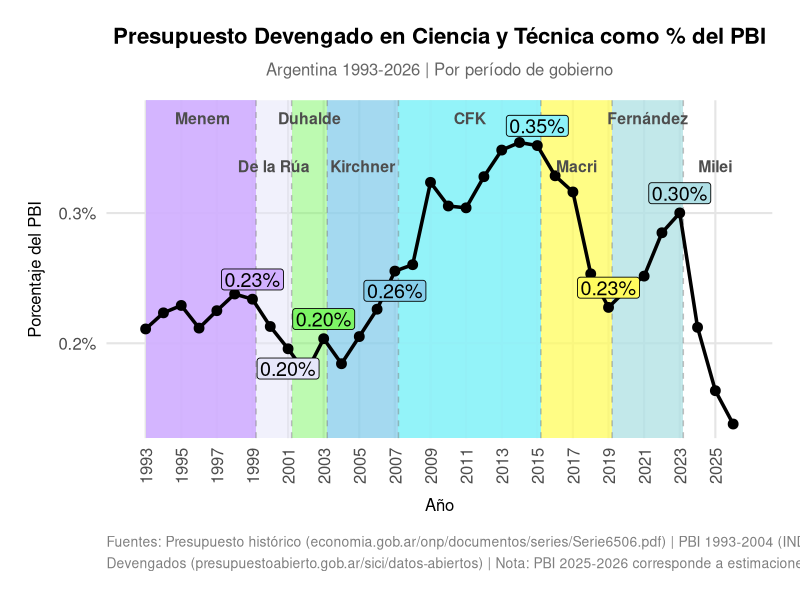
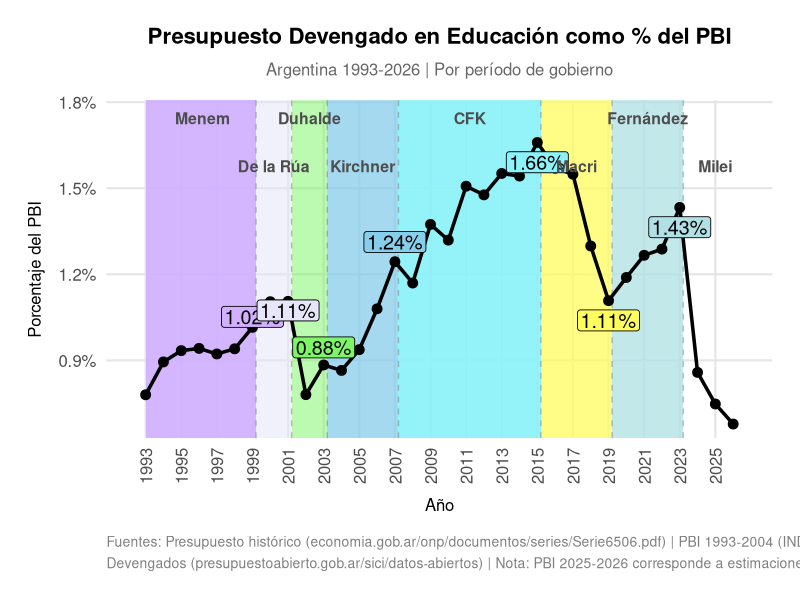
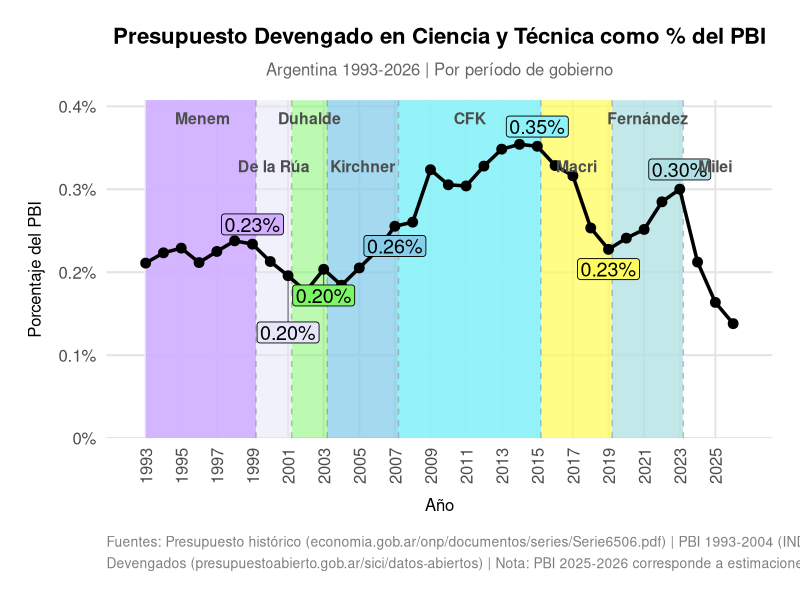
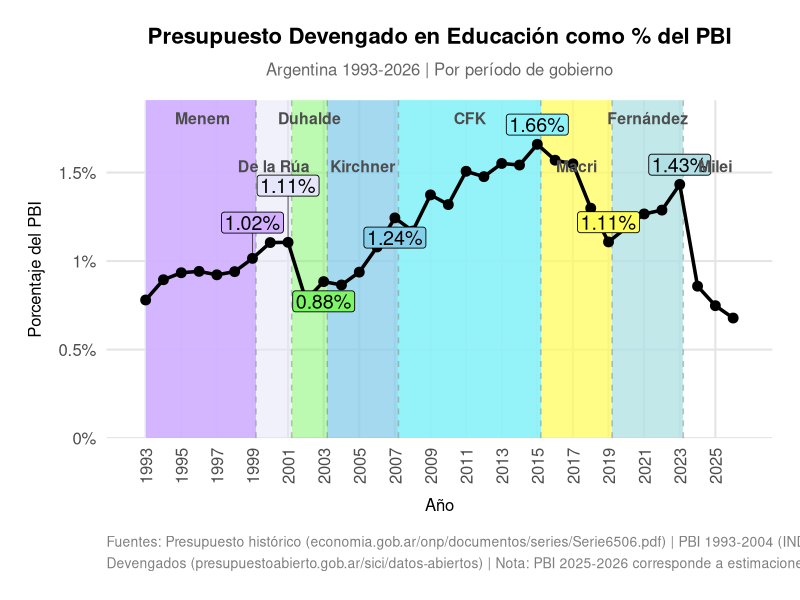
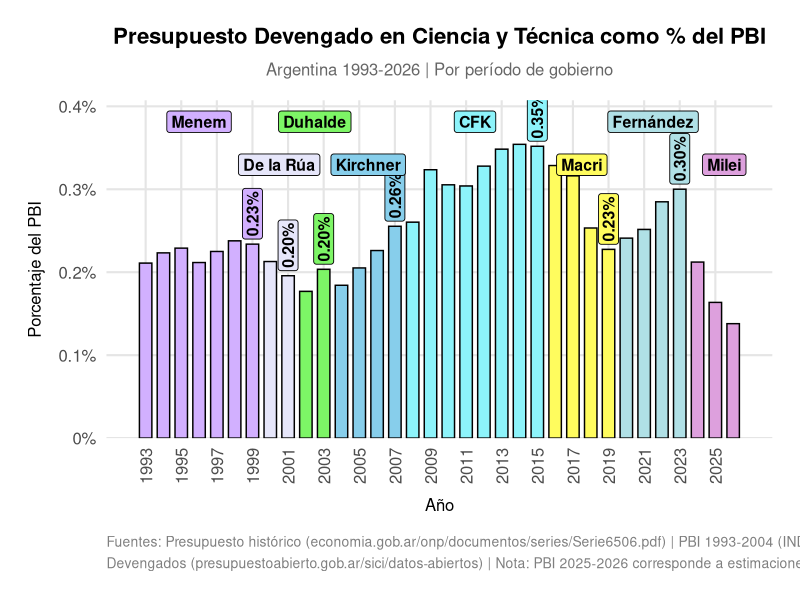
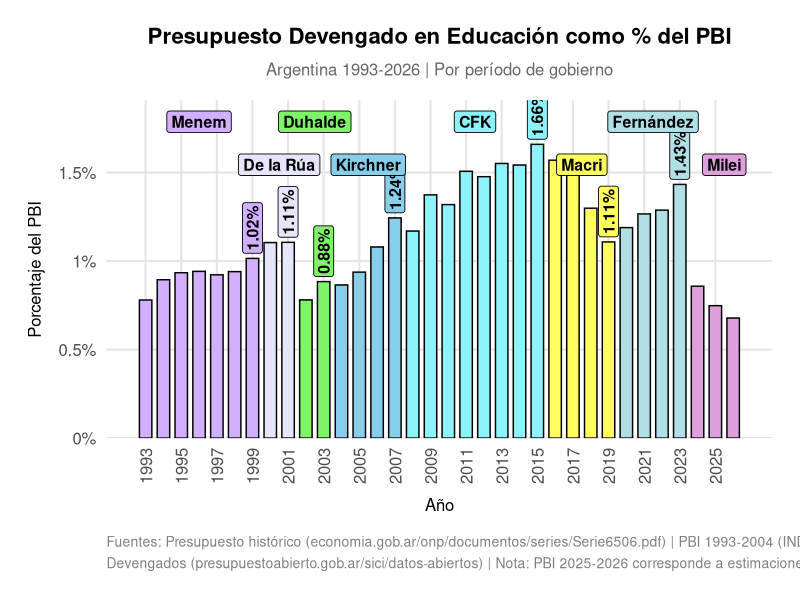
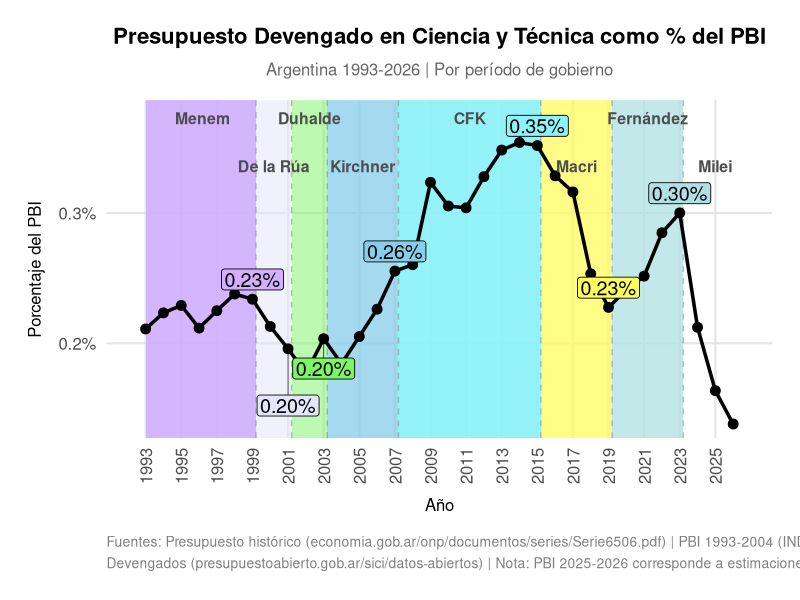
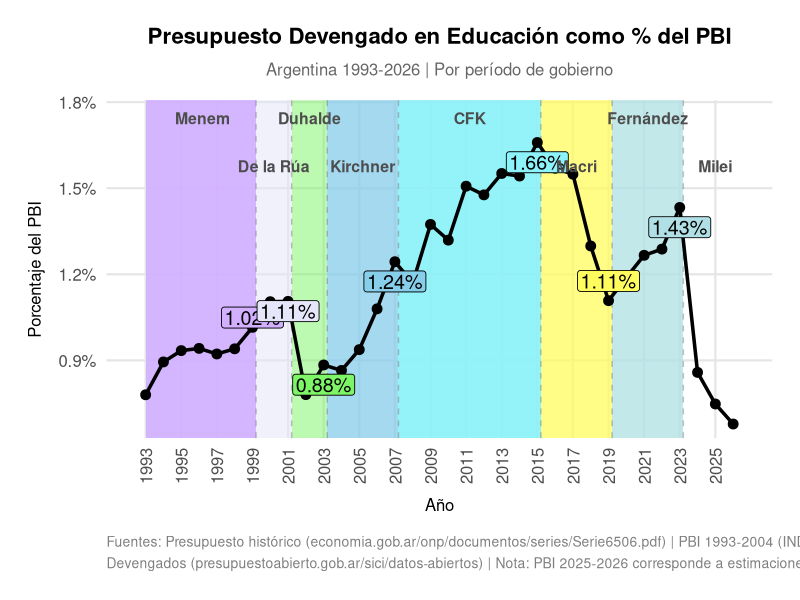

Here is the R script that generated these plots, in order: (Note: this script raises an error after producing the figures.)
# =============================================================================
# Análisis del Presupuesto Devengado en Ciencia y Educación como % del PBI
# Argentina 1993-2026
# =============================================================================

# Cargar librerías necesarias
library(ggplot2)
library(dplyr)
library(tidyr)
library(scales)
library(ggrepel)

# -----------------------------------------------------------------------------
# 1. Leer y procesar datos
# -----------------------------------------------------------------------------

presupuesto <- read.csv("presupuesto.csv", stringsAsFactors = FALSE)

# Calcular Presupuesto Devengado como % del PBI
presupuesto <- presupuesto %>%
  mutate(
    Ciencia_pct_PBI = (Devengado.Ciencia / PBI) * 100,
    Educacion_pct_PBI = (Devengado.Educación / PBI) * 100
  )

# -----------------------------------------------------------------------------
# 2. Definir períodos de gobierno
# -----------------------------------------------------------------------------

definir_gobierno <- function(año) {
  case_when(
    año >= 1989 & año <= 1999 ~ "Menem\n(1989-1999)",
    año >= 2000 & año <= 2001 ~ "De la Rúa\n(2000-2001)",
    año == 2002 ~ "Duhalde\n(2002-2003)",
    año == 2003 ~ "Duhalde\n(2002-2003)",
    año >= 2004 & año <= 2007 ~ "Kirchner\n(2003-2007)",
    año >= 2008 & año <= 2015 ~ "Fernández de Kirchner\n(2008-2015)",
    año >= 2016 & año <= 2019 ~ "Macri\n(2016-2019)",
    año >= 2020 & año <= 2023 ~ "Fernández\n(2020-2023)",
    año >= 2024 & año <= 2027 ~ "Milei\n(2024-2027)",
    TRUE ~ "Otro"
  )
}

presupuesto <- presupuesto %>%
  mutate(Gobierno = definir_gobierno(Año))

# Ordenar los gobiernos cronológicamente
presupuesto$Gobierno <- factor(presupuesto$Gobierno, levels = c(
  "Menem\n(1989-1999)",
  "De la Rúa\n(2000-2001)",
  "Duhalde\n(2002-2003)",
  "Kirchner\n(2003-2007)",
  "Fernández de Kirchner\n(2008-2015)",
  "Macri\n(2016-2019)",
  "Fernández\n(2020-2023)",
  "Milei\n(2024-2027)"
))

# -----------------------------------------------------------------------------
# 3. Preparar datos para el gráfico
# -----------------------------------------------------------------------------

# Transformar a formato largo para ggplot
datos_largo <- presupuesto %>%
  select(Año, Gobierno, Ciencia_pct_PBI, Educacion_pct_PBI) %>%
  pivot_longer(
    cols = c(Ciencia_pct_PBI, Educacion_pct_PBI),
    names_to = "Categoria",
    values_to = "Porcentaje_PBI"
  ) %>%
  mutate(
    Categoria = recode(Categoria,
      "Ciencia_pct_PBI" = "Ciencia y Técnica",
      "Educacion_pct_PBI" = "Educación"
    )
  )

# -----------------------------------------------------------------------------
# 4. Definir colores para cada gobierno
# -----------------------------------------------------------------------------

colores_gobierno <- c(
  "Menem\n(1989-1999)" = "#d2b0ff",
  "De la Rúa\n(2000-2001)" = "#E6E6FA",
  "Duhalde\n(2002-2003)" = "#7df566",
  "Kirchner\n(2003-2007)" = "#87CEEB",
  "Fernández de Kirchner\n(2008-2015)" = "#8df3fa",
  "Macri\n(2016-2019)" = "#fffc5e",
  "Fernández\n(2020-2023)" = "#B0E0E6",
  "Milei\n(2024-2027)" = "#DDA0DD"
)

# -----------------------------------------------------------------------------
# 5. Crear rectángulos de fondo para cada gobierno
# -----------------------------------------------------------------------------

# Obtener los límites de años para cada gobierno
gobiernos_rect <- presupuesto %>%
  group_by(Gobierno) %>%
  summarise(
    xmin = ifelse(Gobierno=="Menem\n(1989-1999)", min(Año), min(Año)-.8),
    xmax = max(Año)+.2,
    .groups = "drop"
  ) %>%
  filter(!is.na(Gobierno))

# -----------------------------------------------------------------------------
# 6. Crear el gráfico
# -----------------------------------------------------------------------------

# Definir tema profesional
tema_profesional <- theme_minimal(base_size = 16) +
  theme(
    plot.title = element_text(face = "bold", size = 16, hjust = 0.5, margin = margin(b = 10)),
    plot.subtitle = element_text(size = 12, hjust = 0.5, color = "gray40", margin = margin(b = 15)),
    plot.caption = element_text(size = 10, color = "gray50", hjust = 0, margin = margin(t = 15), lineheight = 1.3),
    axis.title.x = element_text(size = 12, margin = margin(t = 10)),
    axis.title.y = element_text(size = 12, margin = margin(r = 10)),
    axis.text = element_text(size = 12),
    axis.text.x = element_text(angle = 90, vjust = 0.5, hjust = 1),
    legend.position = "bottom",
    legend.title = element_blank(),
    legend.text = element_text(size = 12),
    panel.grid.major = element_line(color = "gray90"),
    panel.grid.minor = element_blank(),
    plot.background = element_rect(fill = "white", color = NA),
    panel.background = element_rect(fill = "white", color = NA),
    plot.margin = margin(20, 20, 20, 20)
  )

# Definir la nota al pie con fuentes
caption_text <- paste0(
  "Fuentes: Presupuesto histórico (economia.gob.ar/onp/documentos/series/Serie6506.pdf) | ",
  "PBI 1993-2004 (INDEC, cuadro8_1.xls) | PBI 2004-2025 (INDEC, sh_oferta_demanda_12_25.xls)\n",
  "Devengados (presupuestoabierto.gob.ar/sici/datos-abiertos) | ",
  "Nota: PBI 2025-2026 corresponde a estimaciones del Presupuesto Nacional 2026"
)

# -----------------------------------------------------------------------------
# 6. Función para crear gráficos
# -----------------------------------------------------------------------------

crear_grafico_pbi <- function(data, variable, titulo, filename_base, start_y_zero = FALSE) {
  # Preparar datos
  datos_plot <- data %>%
    select(Año, Gobierno, valor = all_of(variable))
  
  # Filtrar solo el último año de cada gobierno para las etiquetas
  datos_labels <- datos_plot %>%
    group_by(Gobierno) %>%
    filter(Año == max(Año)) %>%
    ungroup()
  
  # Crear el gráfico

  p <- ggplot() +
    # Agregar rectángulos de fondo para cada gobierno
    geom_rect(
      data = gobiernos_rect,
      aes(xmin = xmin, xmax = xmax, ymin = -Inf, ymax = Inf, fill = Gobierno),
      alpha = 0.3
    ) +
    scale_fill_manual(values = colores_gobierno, guide = "none") +
    # Agregar líneas verticales entre gobiernos
    geom_vline(
      xintercept = c(1999.2, 2001.2, 2003.2, 2007.2, 2015.2, 2019.2, 2023.2),
      linetype = "dashed",
      color = "gray50",
      alpha = 0.5
    ) +
    # Agregar línea de la serie temporal
    geom_line(
      data = datos_plot,
      aes(x = Año, y = valor),
      color = "black",
      linewidth = 1.2
    ) +
    # Agregar puntos
    geom_point(
      data = datos_plot,
      aes(x = Año, y = valor),
      color = "black",
      size = 3
    ) +
    # Agregar etiquetas con color de gobierno como fondo
    geom_label_repel(
      data = datos_labels,
      aes(x = Año, y = valor, label = sprintf("%.2f%%", valor), fill = Gobierno),
      size = 5,
      color = "black",
      label.size = 0.3,
      label.padding = unit(0.15, "lines"),
      max.overlaps = 25,
      segment.size = 0.3,
      segment.color = "black",
      segment.alpha = 0.7,
      box.padding = 0.4,
      point.padding = 0.3,
      force_pull = 0,
      direction = "y",
      show.legend = FALSE
    ) +
    # Escalas de los ejes
    scale_x_continuous(
      breaks = seq(1993, 2026, by = 2),
      limits = c(1992.5, 2026.5)
    ) +
    # Títulos y etiquetas
    labs(
      title = titulo,
      subtitle = "Argentina 1993-2026 | Por período de gobierno",
      x = "Año",
      y = "Porcentaje del PBI",
      caption = caption_text
    ) +
    # Aplicar tema
    tema_profesional +
    # Agregar etiquetas de gobierno en la parte superior (alternando posiciones y)
    annotate(
      "text",
      x = c(1996.2, 2002.2, 2011.2, 2021.2),
      y = Inf,
      label = c("Menem", "Duhalde", "CFK", "Fernández"),
      vjust = 2,
      hjust = 0.5,
      size = 4,
      fontface = "bold",
      color = "gray30"
    ) +
    annotate(
      "text",
      x = c(2000.2, 2005.2, 2017.2, 2025),
      y = Inf,
      label = c("De la Rúa", "Kirchner", "Macri", "Milei"),
      vjust = 6,
      hjust = 0.5,
      size = 4,
      fontface = "bold",
      color = "gray30"
    )
  
  # Configurar escala Y según parámetro
  if (start_y_zero) {
    p <- p + scale_y_continuous(
      labels = function(x) paste0(x, "%"),
      expand = expansion(mult = c(0, 0.15)),
      limits = c(0, NA)
    )
  } else {
    p <- p + scale_y_continuous(
      labels = function(x) paste0(x, "%"),
      expand = expansion(mult = c(0.05, 0.15))
    )
  }
  
  # Guardar en PNG
  ggsave(
    paste0(filename_base, ".png"),
    plot = p,
    width = 12,
    height = 12,
    dpi = 300,
    bg = "white"
  )
  
  return(p)
}

# -----------------------------------------------------------------------------
# 6b. Función para crear gráficos de barras
# -----------------------------------------------------------------------------

crear_grafico_barras_pbi <- function(data, variable, titulo, filename_base) {
  # Preparar datos
  datos_plot <- data %>%
    select(Año, Gobierno, valor = all_of(variable))
  
  # Filtrar solo el último año de cada gobierno para las etiquetas
  datos_labels <- datos_plot %>%
    group_by(Gobierno) %>%
    filter(Año == max(Año)) %>%
    ungroup()
  
  # Crear datos para etiquetas de gobierno (posición central de cada gobierno)
  # Dividir en dos grupos para alternar posiciones verticales
  gobierno_labels_row1 <- data %>%
    group_by(Gobierno) %>%
    summarise(x_pos = mean(Año), .groups = "drop") %>%
    filter(!is.na(Gobierno)) %>%
    slice(c(1, 3, 5, 7)) %>%  # Menem, Duhalde, CFK, Fernández
    mutate(label = c("Menem", "Duhalde", "CFK", "Fernández"))
  
  gobierno_labels_row2 <- data %>%
    group_by(Gobierno) %>%
    summarise(x_pos = mean(Año), .groups = "drop") %>%
    filter(!is.na(Gobierno)) %>%
    slice(c(2, 4, 6, 8)) %>%  # De la Rúa, Kirchner, Macri, Milei
    mutate(label = c("De la Rúa", "Kirchner", "Macri", "Milei"))
  
  # Crear el gráfico
  p <- ggplot() +
    # Agregar barras con color de gobierno
    geom_col(
      data = datos_plot,
      aes(x = Año, y = valor, fill = Gobierno),
      color = "black",
      width = 0.7,
      show.legend = FALSE
    ) +
    scale_fill_manual(values = colores_gobierno) +
    # Agregar etiquetas de datos rotadas
    geom_label(
      data = datos_labels,
      aes(x = Año, y = valor, label = sprintf("%.2f%%", valor), fill = Gobierno),
      size = 4,
      color = "black",
      fontface = "bold",
      label.size = 0.3,
      label.padding = unit(0.15, "lines"),
      vjust = 0.5,
      hjust = -0.1,
      angle = 90,
      show.legend = FALSE
    ) +
    # Agregar etiquetas de gobierno en la parte superior (fila 1)
    geom_label(
      data = gobierno_labels_row1,
      aes(x = x_pos, y = Inf, label = label, fill = Gobierno),
      vjust = 1.5,
      hjust = 0.5,
      size = 4,
      fontface = "bold",
      color = "black",
      label.size = 0.3,
      show.legend = FALSE
    ) +
    # Agregar etiquetas de gobierno en la parte superior (fila 2)
    geom_label(
      data = gobierno_labels_row2,
      aes(x = x_pos, y = Inf, label = label, fill = Gobierno),
      vjust = 3.5,
      hjust = 0.5,
      size = 4,
      fontface = "bold",
      color = "black",
      label.size = 0.3,
      show.legend = FALSE
    ) +
    # Escalas de los ejes
    scale_x_continuous(
      breaks = seq(1993, 2026, by = 2),
      limits = c(1992.5, 2026.5)
    ) +
    scale_y_continuous(
      labels = function(x) paste0(x, "%"),
      expand = expansion(mult = c(0, 0.15)),
      limits = c(0, NA)
    ) +
    # Títulos y etiquetas
    labs(
      title = titulo,
      subtitle = "Argentina 1993-2026 | Por período de gobierno",
      x = "Año",
      y = "Porcentaje del PBI",
      caption = caption_text
    ) +
    # Aplicar tema
    tema_profesional
  
  # Guardar en PNG
  ggsave(
    paste0(filename_base, ".png"),
    plot = p,
    width = 12,
    height = 12,
    dpi = 300,
    bg = "white"
  )
  
  return(p)
}

# -----------------------------------------------------------------------------
# 7. Crear y guardar los gráficos
# -----------------------------------------------------------------------------

# Gráficos con escala Y automática
p_ciencia <- crear_grafico_pbi(
  data = presupuesto,
  variable = "Ciencia_pct_PBI",
  titulo = "Presupuesto Devengado en Ciencia y Técnica como % del PBI",
  filename_base = "presupuesto_ciencia_pbi"
)

p_educacion <- crear_grafico_pbi(
  data = presupuesto,
  variable = "Educacion_pct_PBI",
  titulo = "Presupuesto Devengado en Educación como % del PBI",
  filename_base = "presupuesto_educacion_pbi"
)

# Gráficos con escala Y comenzando en 0
p_ciencia_y0 <- crear_grafico_pbi(
  data = presupuesto,
  variable = "Ciencia_pct_PBI",
  titulo = "Presupuesto Devengado en Ciencia y Técnica como % del PBI",
  filename_base = "presupuesto_ciencia_pbi_y0",
  start_y_zero = TRUE
)

p_educacion_y0 <- crear_grafico_pbi(
  data = presupuesto,
  variable = "Educacion_pct_PBI",
  titulo = "Presupuesto Devengado en Educación como % del PBI",
  filename_base = "presupuesto_educacion_pbi_y0",
  start_y_zero = TRUE
)

# Mostrar los gráficos
print(p_ciencia)
print(p_educacion)
print(p_ciencia_y0)
print(p_educacion_y0)

# Gráficos de barras
p_ciencia_bar <- crear_grafico_barras_pbi(
  data = presupuesto,
  variable = "Ciencia_pct_PBI",
  titulo = "Presupuesto Devengado en Ciencia y Técnica como % del PBI",
  filename_base = "presupuesto_ciencia_pbi_bar"
)

p_educacion_bar <- crear_grafico_barras_pbi(
  data = presupuesto,
  variable = "Educacion_pct_PBI",
  titulo = "Presupuesto Devengado en Educación como % del PBI",
  filename_base = "presupuesto_educacion_pbi_bar"
)

print(p_ciencia_bar)
print(p_educacion_bar)

# -----------------------------------------------------------------------------
# 8. Imprimir resumen de datos
# -----------------------------------------------------------------------------

cat("\n=== Resumen: Presupuesto Devengado como % del PBI ===\n\n")

resumen <- presupuesto %>%
  select(Año, Gobierno, Ciencia_pct_PBI, Educacion_pct_PBI) %>%
  mutate(
    Ciencia_pct_PBI = round(Ciencia_pct_PBI, 4),
    Educacion_pct_PBI = round(Educacion_pct_PBI, 4)
  )

print(resumen, n = nrow(resumen))

cat("\n=== Promedio por Gobierno ===\n\n")

promedio_gobierno <- presupuesto %>%
  group_by(Gobierno) %>%
  summarise(
    Años = paste(min(Año), "-", max(Año)),
    Promedio_Ciencia = round(mean(Ciencia_pct_PBI), 4),
    Promedio_Educacion = round(mean(Educacion_pct_PBI), 4),
    .groups = "drop"
  )

print(promedio_gobierno)
